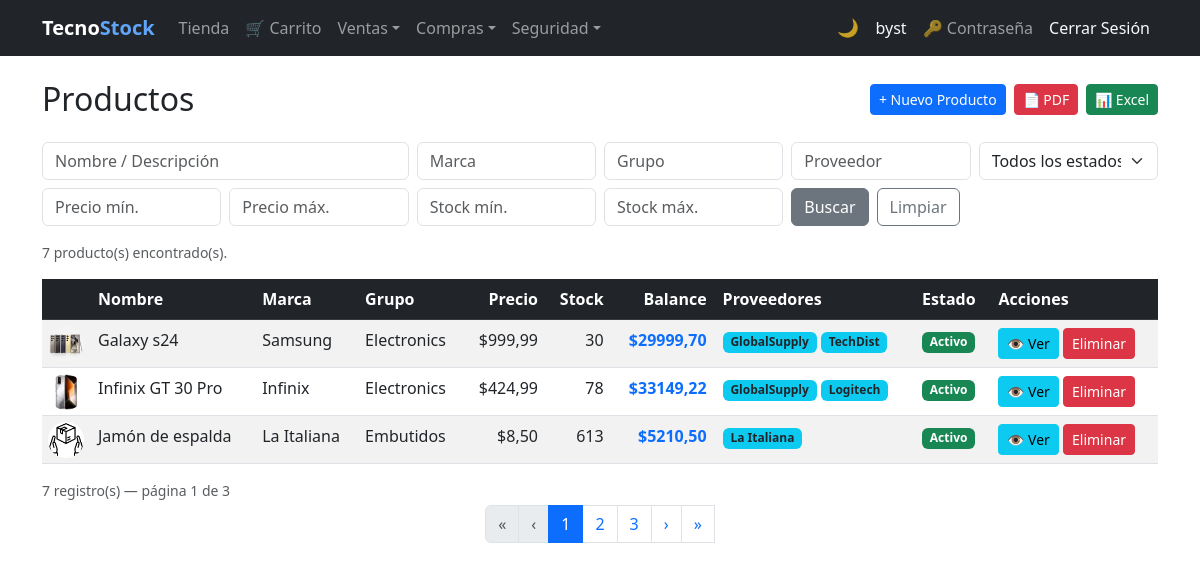
The page /products/ (signed in) on the database as committed earlier.
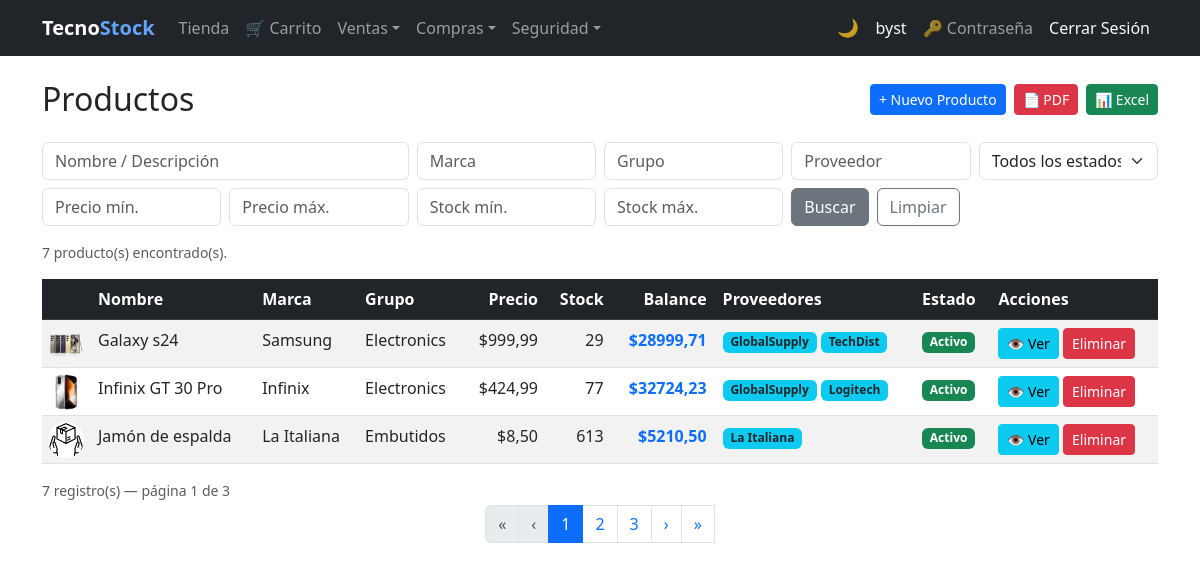
The same page on the database as committed later.
### billing/models.py (models this page shows, shortened)
class Product(models.Model):
    name = models.CharField(max_length=200, verbose_name='Product Name')
    description = models.TextField(blank=True, null=True)
    brand = models.ForeignKey(Brand, on_delete=models.PROTECT, related_name='products')
    group = models.ForeignKey(ProductGroup, on_delete=models.PROTECT, related_name='products')
    suppliers = models.ManyToManyField(Supplier, related_name='products', blank=True)
    photo      = models.ImageField(upload_to='products/', blank=True, null=True, verbose_name='Foto')
    unit_price = models.DecimalField(max_digits=12, decimal_places=2)
    tax_rate   = models.DecimalField(
                     max_digits=5, decimal_places=4, default=Decimal('0.15'),
                     verbose_name='Tasa IVA',
                     validators=[MinValueValidator(Decimal('0')), MaxValueValidator(Decimal('1'))],
                 )
    stock = models.IntegerField(default=0)
    is_active = models.BooleanField(default=True)
    created_at = models.DateTimeField(auto_now_add=True)
    updated_at = models.DateTimeField(auto_now=True)
    class Meta:
        verbose_name = 'Product'
        verbose_name_plural = 'Products'
        ordering = ['name']
    @property
    def balance(self):
        return self.unit_price * self.stock
    @property
    def photo_url(self):
        if self.photo and self.photo.name:
            return self.photo.url
        return '/media/products/Producto%20generico.jpg'

class Brand(models.Model):
    name = models.CharField(max_length=100, unique=True, verbose_name='Nombre de Marca')
    description = models.TextField(blank=True, null=True, verbose_name='Descripción')
    is_active = models.BooleanField(default=True, verbose_name='Activo')
    created_at = models.DateTimeField(auto_now_add=True)
    updated_at = models.DateTimeField(auto_now=True)
    class Meta:
        verbose_name = 'Brand'
        verbose_name_plural = 'Brands'
        ordering = ['name']

class ProductGroup(models.Model):
    name = models.CharField(max_length=100, unique=True, verbose_name='Group Name')
    is_active = models.BooleanField(default=True)
    created_at = models.DateTimeField(auto_now_add=True)
    updated_at = models.DateTimeField(auto_now=True)
    class Meta:
        verbose_name = 'Product Group'
        verbose_name_plural = 'Product Groups'
        ordering = ['name']

### billing/views.py (the view)
# urls.py: path('products/', views.ProductListView.as_view(), name='product_list'),
class ProductListView(LoginRequiredMixin, GroupRequiredMixin, SearchExportMixin, ListView):
    group_required  = ['Administrador', 'Analista de Compras', 'Vendedor']
    model           = Product
    queryset        = Product.objects.select_related('brand', 'group').prefetch_related('suppliers')
    template_name   = 'billing/product_list.html'
    context_object_name = 'items'
    export_filename = 'productos'
    export_fields   = [
        ('Nombre',      'name'),
        ('Descripción', 'description'),
        ('Marca',       'brand__name'),
        ('Grupo',       'group__name'),
        ('Precio',      'unit_price'),
        ('Stock',       'stock'),
        ('Balance',     lambda p: p.unit_price * p.stock),
        ('Activo',      'is_active'),
    ]
    search_fields   = [
        {'param': 'q',         'fields': ['name__icontains', 'description__icontains']},
        {'param': 'brand',     'field':  'brand__name__icontains'},
        {'param': 'group',     'field':  'group__name__icontains'},
        {'param': 'supplier',  'field':  'suppliers__name__icontains'},
        {'param': 'price_min', 'field':  'unit_price__gte', 'type': 'number'},
        {'param': 'price_max', 'field':  'unit_price__lte', 'type': 'number'},
        {'param': 'stock_min', 'field':  'stock__gte',      'type': 'number'},
        {'param': 'stock_max', 'field':  'stock__lte',      'type': 'number'},
        {'param': 'is_active', 'field':  'is_active',       'type': 'bool'},
    ]

### security/templatetags/security_tags.py (called while the page is built)
@register.filter(name='has_group')
def has_group(user, group_name):
    if not user.is_authenticated:
        return False
    if user.is_superuser:  # el superusuario ve todo
        return True
    return user.groups.filter(name=group_name).exists()

### shared/mixins.py (called while the page is built, shortened)
    def get_queryset(self):
        qs = super().get_queryset()
        for spec in self.search_fields:
            val = self.request.GET.get(spec['param'], '').strip()
            if not val:
                continue
        return qs.distinct()

    def get_context_data(self, **kwargs):
        ctx = super().get_context_data(**kwargs)
        ctx['search_params'] = self.request.GET
        return ctx

    def get(self, request, *args, **kwargs):
        fmt = request.GET.get('export', '').lower()
        if fmt == 'pdf':
            return self._build_pdf()
        if fmt == 'excel':
            return self._build_excel()
        return super().get(request, *args, **kwargs)

    def dispatch(self, request, *args, **kwargs):
        if not request.user.is_authenticated:
            return redirect('login')
        if request.user.is_superuser:
            return super().dispatch(request, *args, **kwargs)

### billing/templates/billing/product_list.html (shortened to what the changed rows need)
{% extends 'billing/base.html' %}
{% load security_tags %}
{% block content %}
<div class="d-flex align-items-center justify-content-between mb-4">
  <h2 class="mb-0">Productos</h2>
</div>
<table class="table table-striped table-hover">
  <thead class="table-dark">
    <tr>
      <th class="tbl-thumb-col"><span class="visually-hidden">Foto</span></th>
      <th>Nombre</th><th>Marca</th><th>Grupo</th>
      <th class="text-end">Precio</th><th class="text-end">Stock</th>
      <th class="text-end">Balance</th>
      <th>Proveedores</th><th>Estado</th><th>Acciones</th>
    </tr>
  </thead>
  <tbody>
    {% for item in items %}
    <tr>
      <td class="text-center align-middle tbl-thumb-cell">
        <img src="{{ item.photo_url }}" alt="" class="rounded-circle tbl-thumb-img">
      </td>
      <td>{{ item.name }}</td>
      <td>{{ item.brand.name }}</td>
      <td>{{ item.group.name }}</td>
      <td class="text-end">${{ item.unit_price }}</td>
      <td class="text-end">{{ item.stock }}</td>
      <td class="text-end fw-semibold text-primary">${{ item.balance }}</td>
      <td>
        {% for s in item.suppliers.all %}
          <span class="badge bg-info text-dark">{{ s.name }}</span>
        {% empty %}
          <span class="text-muted">—</span>
        {% endfor %}
      </td>
      <td>
        {% if item.is_active %}
          <span class="badge bg-success">Activo</span>
        {% else %}
          <span class="badge bg-secondary">Inactivo</span>
        {% endif %}
      </td>
      <td>
        <button type="button" class="btn btn-sm btn-info" onclick="showDetail(this)"
          data-dm-title="{{ item.name }}"
          data-dm-subtitle="Producto"
          data-dm-initial="{{ item.name|first|upper }}"
          data-dm-color="#0d6efd"
          data-dm-photo="{{ item.photo_url }}"
          data-dm-active="{{ item.is_active }}"
          data-dm-f1l="Nombre"       data-dm-f1v="{{ item.name }}"
          data-dm-f2l="Marca"        data-dm-f2v="{{ item.brand.name }}"
          data-dm-f3l="Grupo"        data-dm-f3v="{{ item.group.name }}"
          data-dm-f4l="Precio"       data-dm-f4v="${{ item.unit_price }}"
          data-dm-f5l="Stock"        data-dm-f5v="{{ item.stock }} unidades"
          data-dm-f6l="Balance"      data-dm-f6v="${{ item.balance }}"
          data-dm-f7l="Estado"       data-dm-f7v="{{ item.is_active|yesno:'Activo,Inactivo' }}"
          data-dm-f8l="Proveedores"  data-dm-f8v="{% for s in item.suppliers.all %}{{ s.name }}{% if not forloop.last %}, {% endif %}{% empty %}—{% endfor %}" data-dm-f8w="1"
          data-dm-f9l="Descripción"  data-dm-f9v="{{ item.description|default:'—' }}" data-dm-f9w="1"
          {% if user|has_group:'Administrador' or user|has_group:'Analista de Compras' or not user|has_any_group %}
          data-dm-edit-url="{% url 'billing:product_update' item.pk %}"
          {% endif %}
        >&#128065; Ver</button>
        {% if user|has_group:'Administrador' or user|has_group:'Analista de Compras' or not user|has_any_group %}
        <a href="{% url 'billing:product_delete' item.pk %}" class="btn btn-sm btn-danger">Eliminar</a>
        {% endif %}
      </td>
    </tr>
    {% empty %}
    <tr><td colspan="10" class="text-center">No se encontraron productos.</td></tr>
    {% endfor %}
  </tbody>
</table>
{% endblock %}

Rows that differ between the two databases and show on the page:
changed Product "Galaxy s24": stock "30" → "29"; balance "29999,70" → "28999,71"
changed Product "Infinix GT 30 Pro": stock "78" → "77"; balance "33149,22" → "32724,23"
